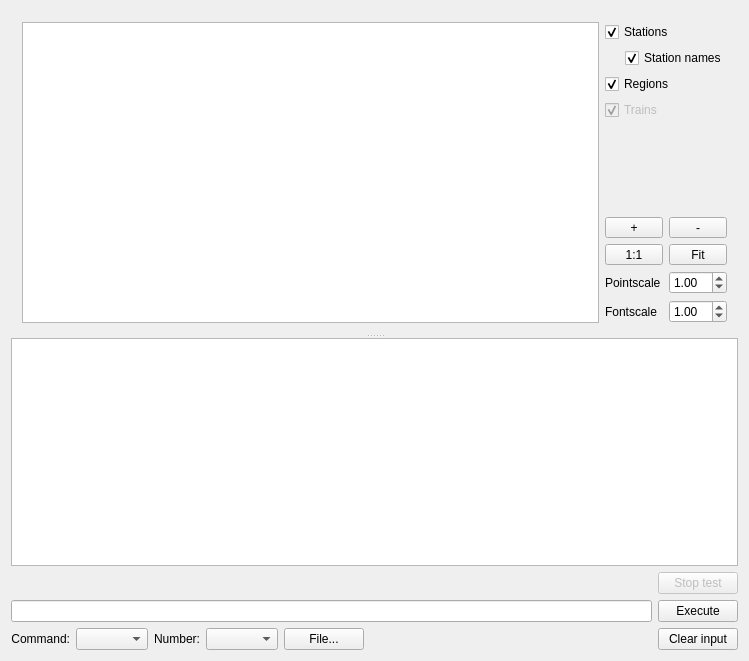
<?xml version="1.0" encoding="UTF-8"?>
<ui version="4.0">
 <class>MainWindow</class>
 <widget class="QMainWindow" name="MainWindow">
  <property name="geometry">
   <rect>
    <x>0</x>
    <y>0</y>
    <width>749</width>
    <height>661</height>
   </rect>
  </property>
  <property name="windowTitle">
   <string>MainWindow</string>
  </property>
  <widget class="QWidget" name="centralWidget">
   <layout class="QVBoxLayout" name="verticalLayout">
    <item>
     <widget class="QSplitter" name="splitter">
      <property name="orientation">
       <enum>Qt::Vertical</enum>
      </property>
      <widget class="QWidget" name="layoutWidget">
       <layout class="QHBoxLayout" name="horizontalLayout_2">
        <item>
         <widget class="QGraphicsView" name="graphics_view">
          <property name="interactive">
           <bool>true</bool>
          </property>
          <property name="dragMode">
           <enum>QGraphicsView::NoDrag</enum>
          </property>
         </widget>
        </item>
        <item>
         <layout class="QVBoxLayout" name="verticalLayout_2">
          <item>
           <widget class="QCheckBox" name="stations_checkbox">
            <property name="text">
             <string>Stations</string>
            </property>
            <property name="checked">
             <bool>true</bool>
            </property>
           </widget>
          </item>
          <item>
           <layout class="QHBoxLayout" name="horizontalLayout_7">
            <item>
             <spacer name="horizontalSpacer_3">
              <property name="orientation">
               <enum>Qt::Horizontal</enum>
              </property>
              <property name="sizeType">
               <enum>QSizePolicy::Fixed</enum>
              </property>
              <property name="sizeHint" stdset="0">
               <size>
                <width>20</width>
                <height>20</height>
               </size>
              </property>
             </spacer>
            </item>
            <item>
             <widget class="QCheckBox" name="stationnames_checkbox">
              <property name="text">
               <string>Station names</string>
              </property>
              <property name="checked">
               <bool>true</bool>
              </property>
             </widget>
            </item>
           </layout>
          </item>
          <item>
           <widget class="QCheckBox" name="regions_checkbox">
            <property name="text">
             <string>Regions</string>
            </property>
            <property name="checked">
             <bool>true</bool>
            </property>
           </widget>
          </item>
          <item>
           <widget class="QCheckBox" name="trains_checkbox">
            <property name="enabled">
             <bool>false</bool>
            </property>
            <property name="text">
             <string>Trains</string>
            </property>
            <property name="checked">
             <bool>true</bool>
            </property>
           </widget>
          </item>
          <item>
           <spacer name="verticalSpacer">
            <property name="orientation">
             <enum>Qt::Vertical</enum>
            </property>
            <property name="sizeHint" stdset="0">
             <size>
              <width>20</width>
              <height>40</height>
             </size>
            </property>
           </spacer>
          </item>
          <item>
           <layout class="QHBoxLayout" name="horizontalLayout_3">
            <item>
             <widget class="QToolButton" name="zoom_plus">
              <property name="sizePolicy">
               <sizepolicy hsizetype="Preferred" vsizetype="Fixed">
                <horstretch>0</horstretch>
                <verstretch>0</verstretch>
               </sizepolicy>
              </property>
              <property name="text">
               <string>+</string>
              </property>
             </widget>
            </item>
            <item>
             <widget class="QToolButton" name="zoom_minus">
              <property name="sizePolicy">
               <sizepolicy hsizetype="Preferred" vsizetype="Fixed">
                <horstretch>0</horstretch>
                <verstretch>0</verstretch>
               </sizepolicy>
              </property>
              <property name="text">
               <string>-</string>
              </property>
             </widget>
            </item>
           </layout>
          </item>
          <item>
           <layout class="QHBoxLayout" name="horizontalLayout_4">
            <item>
             <widget class="QToolButton" name="zoom_1">
              <property name="sizePolicy">
               <sizepolicy hsizetype="Preferred" vsizetype="Fixed">
                <horstretch>0</horstretch>
                <verstretch>0</verstretch>
               </sizepolicy>
              </property>
              <property name="text">
               <string>1:1</string>
              </property>
             </widget>
            </item>
            <item>
             <widget class="QToolButton" name="zoom_fit">
              <property name="sizePolicy">
               <sizepolicy hsizetype="Preferred" vsizetype="Fixed">
                <horstretch>0</horstretch>
                <verstretch>0</verstretch>
               </sizepolicy>
              </property>
              <property name="text">
               <string>Fit</string>
              </property>
             </widget>
            </item>
           </layout>
          </item>
          <item>
           <layout class="QHBoxLayout" name="horizontalLayout_10">
            <item>
             <widget class="QLabel" name="label_4">
              <property name="text">
               <string>Pointscale</string>
              </property>
             </widget>
            </item>
            <item>
             <widget class="QDoubleSpinBox" name="pointscale">
              <property name="minimum">
               <double>0.010000000000000</double>
              </property>
              <property name="singleStep">
               <double>0.100000000000000</double>
              </property>
              <property name="value">
               <double>1.000000000000000</double>
              </property>
             </widget>
            </item>
           </layout>
          </item>
          <item>
           <layout class="QHBoxLayout" name="horizontalLayout_9">
            <item>
             <widget class="QLabel" name="label_3">
              <property name="text">
               <string>Fontscale</string>
              </property>
             </widget>
            </item>
            <item>
             <widget class="QDoubleSpinBox" name="fontscale">
              <property name="minimum">
               <double>0.010000000000000</double>
              </property>
              <property name="singleStep">
               <double>0.100000000000000</double>
              </property>
              <property name="value">
               <double>1.000000000000000</double>
              </property>
             </widget>
            </item>
           </layout>
          </item>
         </layout>
        </item>
       </layout>
      </widget>
      <widget class="QPlainTextEdit" name="output">
       <property name="undoRedoEnabled">
        <bool>false</bool>
       </property>
       <property name="lineWrapMode">
        <enum>QPlainTextEdit::NoWrap</enum>
       </property>
      </widget>
     </widget>
    </item>
    <item>
     <layout class="QHBoxLayout" name="horizontalLayout_5">
      <item>
       <layout class="QVBoxLayout" name="verticalLayout_4">
        <item>
         <widget class="QLabel" name="cmd_info_text">
          <property name="sizePolicy">
           <sizepolicy hsizetype="Preferred" vsizetype="Preferred">
            <horstretch>0</horstretch>
            <verstretch>0</verstretch>
           </sizepolicy>
          </property>
          <property name="text">
           <string/>
          </property>
         </widget>
        </item>
        <item>
         <widget class="QLineEdit" name="lineEdit"/>
        </item>
        <item>
         <layout class="QHBoxLayout" name="horizontalLayout">
          <item>
           <widget class="QLabel" name="label">
            <property name="sizePolicy">
             <sizepolicy hsizetype="Fixed" vsizetype="Preferred">
              <horstretch>0</horstretch>
              <verstretch>0</verstretch>
             </sizepolicy>
            </property>
            <property name="text">
             <string>Command:</string>
            </property>
            <property name="alignment">
             <set>Qt::AlignRight|Qt::AlignTrailing|Qt::AlignVCenter</set>
            </property>
           </widget>
          </item>
          <item>
           <widget class="QComboBox" name="cmd_select"/>
          </item>
          <item>
           <widget class="QLabel" name="label_2">
            <property name="sizePolicy">
             <sizepolicy hsizetype="Fixed" vsizetype="Preferred">
              <horstretch>0</horstretch>
              <verstretch>0</verstretch>
             </sizepolicy>
            </property>
            <property name="text">
             <string>Number:</string>
            </property>
            <property name="alignment">
             <set>Qt::AlignRight|Qt::AlignTrailing|Qt::AlignVCenter</set>
            </property>
           </widget>
          </item>
          <item>
           <widget class="QComboBox" name="number_select"/>
          </item>
          <item>
           <widget class="QPushButton" name="file_button">
            <property name="text">
             <string>File...</string>
            </property>
           </widget>
          </item>
          <item>
           <spacer name="horizontalSpacer">
            <property name="orientation">
             <enum>Qt::Horizontal</enum>
            </property>
            <property name="sizeHint" stdset="0">
             <size>
              <width>40</width>
              <height>20</height>
             </size>
            </property>
           </spacer>
          </item>
         </layout>
        </item>
       </layout>
      </item>
      <item>
       <layout class="QVBoxLayout" name="verticalLayout_3">
        <item>
         <widget class="QPushButton" name="stop_button">
          <property name="enabled">
           <bool>false</bool>
          </property>
          <property name="text">
           <string>Stop test</string>
          </property>
         </widget>
        </item>
        <item>
         <widget class="QPushButton" name="execute_button">
          <property name="text">
           <string>Execute</string>
          </property>
         </widget>
        </item>
        <item>
         <widget class="QPushButton" name="clear_input_button">
          <property name="text">
           <string>Clear input</string>
          </property>
         </widget>
        </item>
       </layout>
      </item>
     </layout>
    </item>
   </layout>
  </widget>
 </widget>
 <layoutdefault spacing="6" margin="11"/>
 <resources/>
 <connections/>
</ui>
